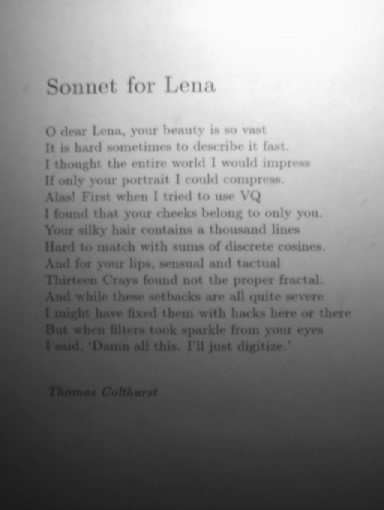
//> input picture img/8th_assignment/book1.jpg, 384 x 510 px
$ ./Assignment_8th_3   (built with g++ and OpenCV 4)
//> lines starting //> are read from the running program, lines starting //| are printed output that depends on the picture; after the words box and inside, x2 and y2 are one past the last pixel; in counts of white or black regions, pixels touching at a corner belong together
#include <opencv2/opencv.hpp>
using namespace cv;

int main()
{
    Mat img = imread("/root/computer_vision/img/8th_assignment/book1.jpg", IMREAD_GRAYSCALE);
//> img is the input picture: 510 rows x 384 cols, CV_8UC1; min 27, max 255, mean 132.9
    int rows = img.rows;
//> rows = 510
    int cols = img.cols;
//> cols = 384
    const int size = rows * cols;
//> size = 195840

    // 2차 근사 모델: [x^2, y^2, xy, x, y, 1] → 6개 변수
    const int num_params = 6;
    double* A_dat = new double[size * num_params];
    double* B_dat = new double[size];

    int index = 0, count = 0;
    for (int y = 0; y < rows; y++) {
        for (int x = 0; x < cols; x++) {
            A_dat[index++] = x * x;
            A_dat[index++] = y * y;
            A_dat[index++] = x * y;
            A_dat[index++] = x;
            A_dat[index++] = y;
            A_dat[index++] = 1;
            B_dat[count++] = (double)img.at<uchar>(y, x);
        }
    }
//> this loop made 510 passes
//> (index, count) on passes 1 to 3: (2304, 384), (4608, 768), (6912, 1152)
//> after the loop, index = 1175040; count = 195840

    Mat A_mat(size, num_params, CV_64FC1, A_dat);
    Mat B_mat(size, 1, CV_64FC1, B_dat);

    Mat X = (A_mat.t() * A_mat).inv() * A_mat.t() * B_mat;
//> X = [-0.000652, 6.4e-05, -0.000592, 0.571, -0.343, 166]
    Mat B_hat = A_mat * X;

    Mat Background(rows, cols, CV_8UC1);
    for (int y = 0; y < rows; y++) {
        for (int x = 0; x < cols; x++) {
            double val = B_hat.at<double>(y * cols + x, 0);
            Background.at<uchar>(y, x) = saturate_cast<uchar>(val);
        }
    }
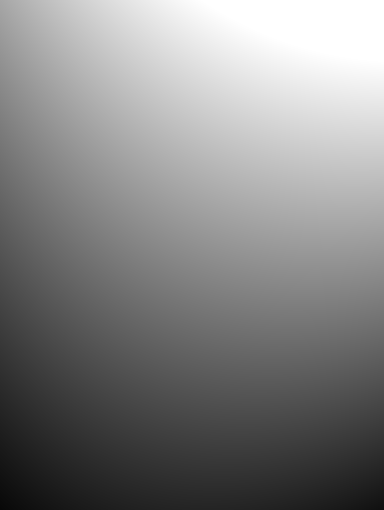
//> Background: 510 rows x 384 cols, CV_8UC1; min 8, max 255, mean 132.4

    // 조명 제거 및 글씨 추출
    Mat diff_abs, text_only;
    absdiff(img, Background, diff_abs);
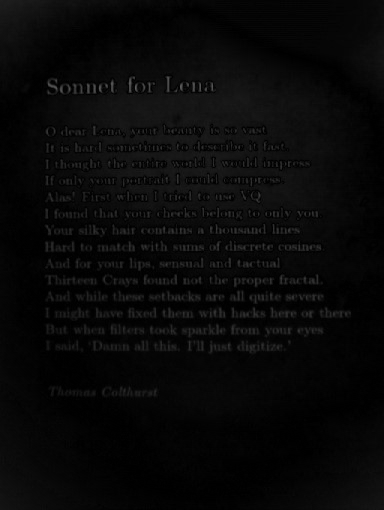
//> diff_abs: 510 rows x 384 cols, CV_8UC1; min 0, max 96, mean 8.3
    threshold(diff_abs, text_only, 10, 255, THRESH_BINARY);
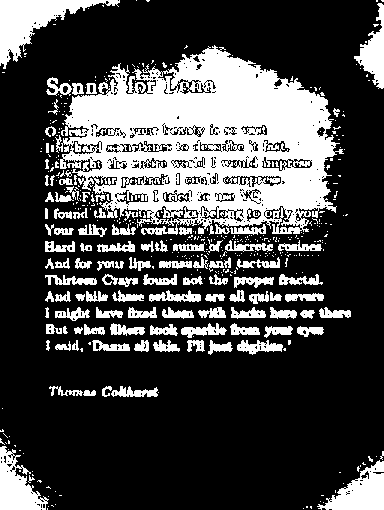
//> text_only: 510 rows x 384 cols, CV_8UC1; 27.7% white; 465 white regions (355 under 20 px), largest, box (x1, y1, x2, y2) and area: (55, 45, 344, 235) 32218, (0, 0, 120, 69) 2872, (317, 460, 384, 510) 1734

    // 시각화
    imshow("원본", img);
    imshow("2차 조명 모델링 배경", Background);
    imshow("조명 제거 후", diff_abs);
    imshow("글씨만 추출", text_only);
    waitKey(0);
    return 0;
}

$ run again, with img/8th_assignment/src.bmp saved as img/8th_assignment/book1.jpg
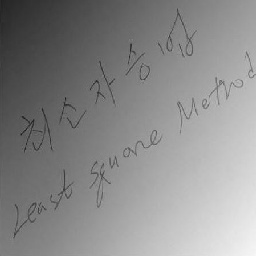
//> input picture img/8th_assignment/src.bmp, 256 x 256 px
//> img is the input picture: 256 rows x 256 cols, CV_8UC1; min 25, max 247, mean 138.2
//> the loop `for (int y = 0; y < rows; y++)` made 256 passes
//> (index, count) on passes 1 to 3: (1536, 256), (3072, 512), (4608, 768)
//> after the loop `for (int y = 0; y < rows; y++)`: index = 393216; count = 65536
//> X = [0.000204, -4.74e-05, 0.000224, 0.4, 0.316, 39.99]
//> after the loop `for (int y = 0; y < rows; y++)`:
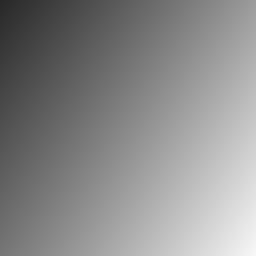
//> Background: 256 rows x 256 cols, CV_8UC1; min 40, max 247, mean 138.2
//> `threshold(diff_abs, text_only, 10, 255, THRESH_BINARY);`:
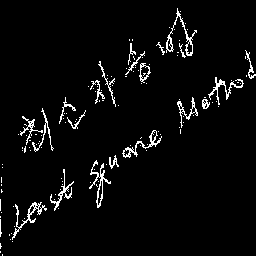
//> text_only: 256 rows x 256 cols, CV_8UC1; 3.9% white in thin lines or dots
